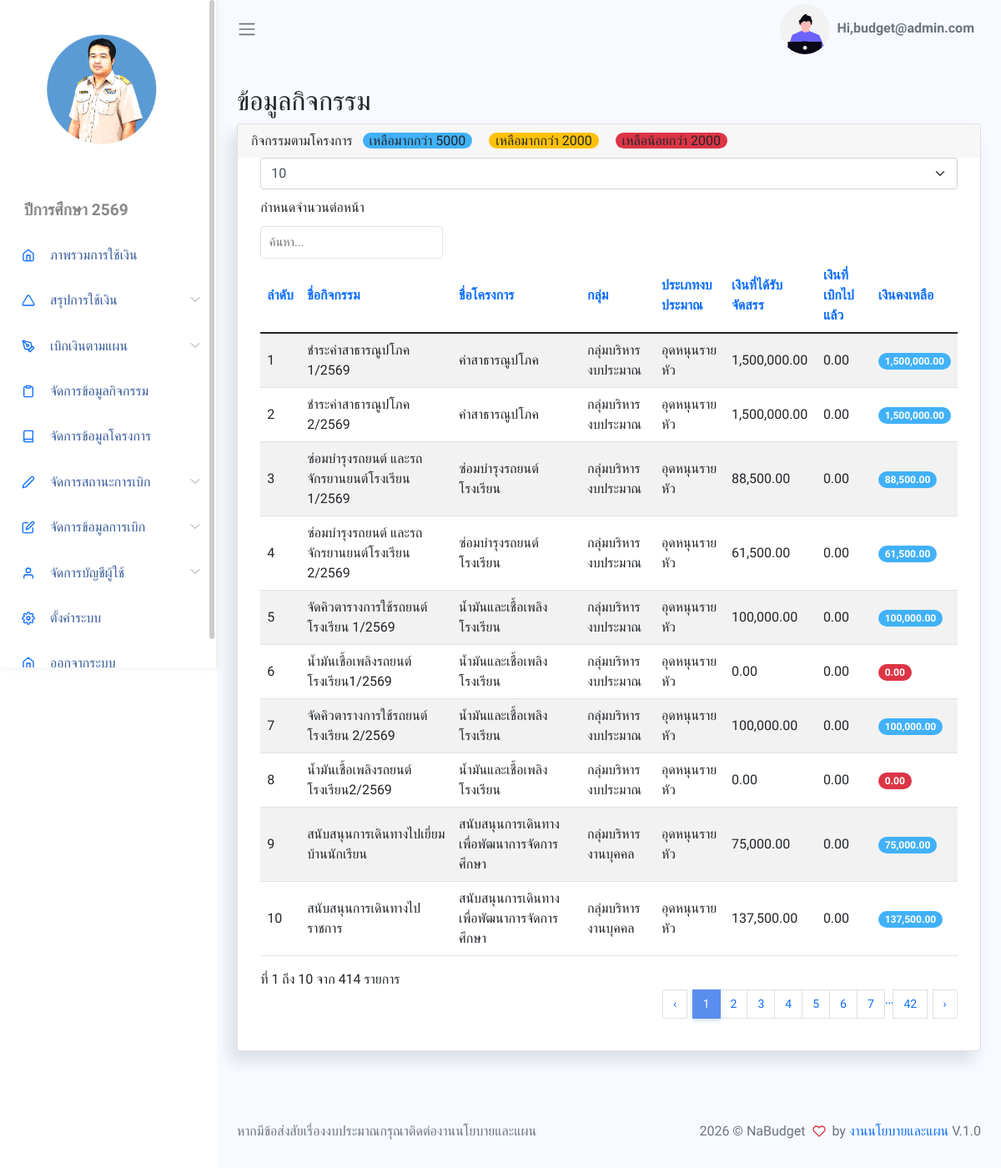
Screenshot of /App/Views/showActivity.php (signed in) with the database file from the repository.
### tables this page shows
CREATE TABLE `setting` (
  `set_id` int(1) NOT NULL,
  `sys_name` varchar(255) NOT NULL,
  `school_name` varchar(255) NOT NULL,
  `logo_url` varchar(255) NOT NULL,
  `title_name` varchar(255) NOT NULL,
  `year_name` varchar(255) NOT NULL,
  `dir_name` varchar(255) NOT NULL,
  `man_name` varchar(255) NOT NULL,
  `plan_name` varchar(255) NOT NULL,
  `menu_project` int(1) NOT NULL,
  `menu_activity` int(1) NOT NULL,
  `menu_payplan` int(1) NOT NULL,
  `created_at` datetime DEFAULT current_timestamp()
);

CREATE TABLE `activity` (
  `act_id` int(11) NOT NULL COMMENT 'รหัสกิจกรรม',
  `act_name` varchar(255) NOT NULL COMMENT 'ชื่อกิจกรรม',
  `pro_id` int(11) NOT NULL COMMENT 'รหัสโครงการfk',
  `bgt_id` int(11) NOT NULL COMMENT 'รหัสประเภทงบประมาณ',
  `act_money` decimal(12,2) NOT NULL COMMENT 'เงินที่ได้รับจัดสรร',
  `act_balance` decimal(12,2) NOT NULL COMMENT 'จำนวนเงินคงเหลือ',
  `act_user` varchar(100) NOT NULL COMMENT 'ผู้รับผิดชอบกิจกรรม',
  `create_by` int(11) NOT NULL,
  `create_at` datetime NOT NULL DEFAULT current_timestamp() COMMENT 'วันที่ทำรายการ'
);

CREATE TABLE `project` (
  `pro_id` int(11) NOT NULL COMMENT 'รหัสโครงการ',
  `pro_code` varchar(50) NOT NULL COMMENT 'เลขรหัสโครงการ',
  `pro_name` varchar(255) NOT NULL COMMENT 'ชื่อโครงการ',
  `pro_user` varchar(255) NOT NULL COMMENT 'ผู้รับผิดชอบโครงการ',
  `dep_id` int(11) NOT NULL COMMENT 'รหัสกลุ่ม',
  `man_id` int(11) NOT NULL COMMENT 'รหัสกลุ่มบริหาร',
  `create_at` datetime DEFAULT current_timestamp() COMMENT 'วดปเพิ่มข้อมูล'
);

CREATE TABLE `department` (
  `dep_id` int(11) NOT NULL COMMENT 'รหัสกลุ่ม',
  `dep_name` varchar(100) NOT NULL COMMENT 'ชื่อกลุ่ม',
  `dep_user` varchar(100) NOT NULL COMMENT 'ชื่อหัวหน้ากลุ่ม',
  `dep_pos` varchar(100) NOT NULL COMMENT 'ตำแหน่ง',
  `man_id` int(11) NOT NULL
);

CREATE TABLE `budgettype` (
  `bgt_id` int(11) NOT NULL,
  `bgt_name` varchar(150) NOT NULL COMMENT 'ชื่อประเภทงบประมาณ',
  `status` tinyint(1) UNSIGNED NOT NULL,
  `create_at` datetime NOT NULL DEFAULT current_timestamp()
);

### App/Views/showActivity.php (the view, shortened to what the rows shown need)
<?php
require_once BASE_PATH . "/App/Inc/header.php";
require_once BASE_PATH . "/App/Inc/sidebar.php";
?>
<div class="main-content container-fluid">
  <section class="section">
    <div class="card">
      <div class="card-body">
        <table class='table table-striped' id="table1">
          <thead>
            <tr>
              <th>ลำดับ</th>
              <th>ชื่อกิจกรรม</th>
              <th>ชื่อโครงการ</th>
              <th>กลุ่ม</th>
              <th>ประเภทงบประมาณ</th>
              <th>เงินที่ได้รับจัดสรร</th>
              <th>เงินที่เบิกไปแล้ว</th>
              <th>เงินคงเหลือ</th>
            </tr>
          </thead>
          <tbody>
            <form action="" method="get">
              <?php
              $activityObj = new Activity();
              $activitys = $activityObj->getAllActivitys();
              $pay = 0;
              foreach ($activitys as $activity) {
                echo "
									<td>{$activity['act_id']}</td>
                  <td>{$activity['act_name']}</td>
                  <td>{$activity['pro_name']}</td>
                  <td>{$activity['dep_name']}</td>
                  <td>{$activity['bgt_name']}</td>
                ";
                echo "<td>" . number_format($activity['act_money'], 2) . "</td>";
                if ($activity['act_money'] == $activity['act_balance']) {
                  $a = 0;
                } elseif ($activity['act_balance'] == 0) {
                  $pay += $activity['act_money'];
                  $a = $activity['act_money'];
                } elseif ($activity['act_balance'] < 0) {
                  $pay += $activity['act_money'] + abs($activity['act_balance']);
                  $a = $activity['act_money'] + abs($activity['act_balance']);
                } else {
                  $pay += $activity['act_balance'];
                  $a = $activity['act_money'] - $activity['act_balance'];
                }
                echo "<td>" . number_format($a, 2) . "</td>";
                if ($activity['act_balance'] >= 5000) {
                  echo "<td ><span class='badge bg-info round'>" . number_format($activity['act_balance'], 2) . "</span></td></tr>";
                } elseif ($activity['act_balance'] >= 2000) {
                  echo "<td ><span class='badge bg-warning round'>" . number_format($activity['act_balance'], 2) . "</span></td></tr>";
                } else {
                  echo "<td ><span class='badge bg-danger round'>" . number_format($activity['act_balance'], 2) . "</span></td></tr>";
                }
              }
              ?>
            </form>
          </tbody>
        </table>
      </div>
    </div>
  </section>
</div>
<?php require_once BASE_PATH . "/App/Inc/footer.php"; ?>

### App/Inc/sidebar.php (shortened to what the rows shown need)
<?php
$settingObj = new Setting();
$settings = $settingObj->getSetting();
?>
<body>
    <div id="app">
        <div id="sidebar" class='active'>
            <div class="sidebar-wrapper active">
                <div class="sidebar-header" style="text-align:center">
                    <img src="<?= BASE_URL . $settings['logo_url']?>" alt="" srcset="" style="width: 150px;height:150px;">
                </div>
                <div class="">
                    <ul class="menu">
                        <li class='sidebar-title'><?= htmlspecialchars($settings['year_name']) ?></li>
                        <li class="sidebar-item ">
                            <a href="<?= BASE_URL ?>/App/Views/showGroupCard.php" class='sidebar-link'>
                            </a>
                        </li>
                        <li class="sidebar-item  has-sub">
                            <a href="#" class='sidebar-link'>
                            </a>
                        </li>
                        <?php
                        if ($_SESSION['role'] <= 7) {
                            echo "
                            <li class='sidebar-item  has-sub'>
                                <a href='#' class='sidebar-link'>
                                    <i data-feather='pen-tool' width='20'></i>
                                    <span>เบิกเงินตามแผน</span>
                                </a>
                                <ul class='submenu '>
                                    <li>
                                        <a href='" . BASE_URL . "/App/Views/formPayPlan.php'>ใบคำขออนมุติใช้เงิน</a>
                                    </li>
                                    <li>
                                        <a href='" . BASE_URL . "/App/Views/showPayPlan.php'>ข้อมูลการเบิก</a>
                                    </li>
                                </ul>
                            </li>
                            <!-- <li class='sidebar-item'>
                                <a href='" . BASE_URL . "/document/แบบสรุปโครงการ2564.docx' class='sidebar-link'>
                                    <i data-feather='triangle' width='20'></i>
                                    <span>แบบสรุปโครงการปี 2564</span>
                                </a>
                            </li>
                            <li class='sidebar-item'>
                                <a href='https://drive.google.com/drive/folders/10lbb2oCK1EN5yT9p9R833f19MvhAm9VG?usp=sharing' class='sidebar-link'>
                                    <i data-feather='triangle' width='20'></i>
                                    <span>ประชุมจัดทำแผนปีการศึกษา 2566</span>
                                </a>
                            </li>
                            <li class='sidebar-item'>
                                <a href='#' class='sidebar-link'>
                                    <i data-feather='triangle' width='20'></i>
                                    <span>อัปโหลดไฟล์ประมาณการ</span>
                                </a>
                            </li> -->
                            <li class='sidebar-item'>
                                <a href='" . BASE_URL . "/App/Views/manageActivity.php' class='sidebar-link'>
                                    <i data-feather='clipboard' width='20'></i>
                                    <span>จัดการข้อมูลกิจกรรม</span>
                                </a>
                            </li>
                            ";
                        }
                        ?>
                        <?php
                        if ($_SESSION['role'] == 1) {
                            echo "
                                <li class='sidebar-item'>
                                    <a href='" . BASE_URL . "/App/Views/manageProject.php' class='sidebar-link'>
                                        <i data-feather='book' width='20'></i>
                                        <span>จัดการข้อมูลโครงการ</span>
                                    </a>
                                </li>
                                ";
                        }
                        ?>
                        <?php
                        if ($_SESSION['role'] <= 5) {
                            echo "
                                <li class='sidebar-item  has-sub'>
                                    <a href='#' class='sidebar-link'>
                                    <i data-feather='edit-2' width='20'></i>
                                    <span>จัดการสถานะการเบิก</span>
                                    </a>
                                    <ul class='submenu '>
                                    <li>
                                        <a href='" . BASE_URL . "/App/Views/showPayBill.php'>จัดการสถานะการเบิก</a>
                                    </li>
                                    <li>
                                        <a href='" . BASE_URL . "/App/Views/searchEditPayBill.php'>จัดการการจ่ายเงิน</a>
                                    </li>
                                    </ul>
                                </li>
                                ";
                        }
                        ?>
                        <?php
                        if ($_SESSION['role'] == 1) {
                            echo "
                                <li class='sidebar-item  has-sub'>
                                    <a href='#' class='sidebar-link'>
                                    </a>
                                        <a href='" . BASE_URL . "/App/Views/formPayPlan.php'>เพิ่มข้อมูลการเบิก</a>
                                        <a href='" . BASE_URL . "/App/Views/searchEditReport.php'>แก้ไขข้อมูลใบคำขอ</a>
                                        <a href='" . BASE_URL . "/App/Views/searchEditMoney.php'>แก้ยอดเงินเบิก</a>
                                        <a href='" . BASE_URL . "/App/Views/showGroupCard_admin.php'>ตรวจสอบยอดเงินรวม</a>
                                        <a href='" . BASE_URL . "/App/Views/showProject_admin.php'>ตรวจสอบยอดเงินโครงการ</a>
                                        <a href='" . BASE_URL . "/App/Views/showActivity_admin.php'>ตรวจสอบยอดเงินกิจกรรม</a>
                                        <a href='" . BASE_URL . "/App/Views/showProjectExcel.php' target='_blank'>Excel โครงการ</a>
                                        <a href='" . BASE_URL . "/App/Views/showActivityExcel.php' target='_blank'>Excel กิจกรรม</a>
                                        <a href='" . BASE_URL . "/App/Views/showPayPlanExcel.php' target='_blank'>Excel ข้อมูลการเบิก</a>
                                        <a href='" . BASE_URL . "/App/Views/reportBudget.php' target='_blank'>รายงานการใช้เงินตามแผนปฏิบัติการ</a>
                                </li>
                                ";
                        }
                        ?>
                        <?php
                        if ($_SESSION['role'] == 1) {
                            echo "
                                <li class='sidebar-item  has-sub'>
                                    <a href='#' class='sidebar-link'>
                                    <i data-feather='user' width='20'></i>
                                    <span>จัดการบัญชีผู้ใช้</span>
                                    </a>
                                    <ul class='submenu '>
                                        <li>
                                            <a href='" . BASE_URL . "/App/Auth/Views/showPerson.php'>ข้อมูลสมาชิก</a>
                                        </li>
                                        <li>
                                            <a href='" . BASE_URL . "/App/Auth/Views/addPerson.php'>เพิ่มสมาชิก</a>
                                        </li>
                                    </ul>
                                </li>
                                ";
                        }
                        ?>
                        <?php
                        if ($_SESSION['role'] == 1 && $_SESSION['id'] == 1) {
                            echo "
                                <li class='sidebar-item'>
                                    <a href='" . BASE_URL . "/App/Views/manageSetting.php' class='sidebar-link'>
                                    <i data-feather='settings' width='20'></i>
                                    <span>ตั้งค่าระบบ</span>
                                    </a>
                                </li>
                                ";
                        }
                        ?>
                        <li class="sidebar-item ">
                            <a href="#" data-toggle="modal" data-target="#logoutModal" class='sidebar-link'>
                            </a>
                        </li>
                    </ul>
                </div>
            </div>
        </div>
        <div id="main">

### App/Inc/footer.php (shortened to what the rows shown need)
<footer>
    <div class="footer clearfix mb-0 text-muted">
        <div class="float-right">
            <p>2026 &copy; <?= htmlspecialchars($settings['sys_name']) ?> <span class='text-danger'><i data-feather="heart"></i></span> by <a
                    href="#">งานนโยบายและแผน</a> V.1.0</p>
        </div>
    </div>
</footer>
</div>
</div>
</body>
</html>

### rows the page displays
setting: logo_url (picture), year_name "ปีการศึกษา 2569", sys_name "NaBudget"
activity: act_id "1", act_name "ชำระค่าสาธารณูปโภค 1/2569", pro.pro_name "ค่าสาธารณูปโภค", department.dep_name "กลุ่มบริหารงบประมาณ", bgt.bgt_name "อุดหนุนรายหัว", act_money "1,500,000.00", a "0.00", act_balance "1,500,000.00"
activity: act_id "2", act_name "ชำระค่าสาธารณูปโภค 2/2569", pro.pro_name "ค่าสาธารณูปโภค", department.dep_name "กลุ่มบริหารงบประมาณ", bgt.bgt_name "อุดหนุนรายหัว", act_money "1,500,000.00", a "0.00", act_balance "1,500,000.00"
activity: act_id "3", act_name "ซ่อมบำรุงรถยนต์ และรถจักรยานยนต์โรงเรียน 1/2569", pro.pro_name "ซ่อมบำรุงรถยนต์โรงเรียน", department.dep_name "กลุ่มบริหารงบประมาณ", bgt.bgt_name "อุดหนุนรายหัว", act_money "88,500.00", a "0.00", act_balance "88,500.00"
activity: act_id "4", act_name "ซ่อมบำรุงรถยนต์ และรถจักรยานยนต์โรงเรียน 2/2569", pro.pro_name "ซ่อมบำรุงรถยนต์โรงเรียน", department.dep_name "กลุ่มบริหารงบประมาณ", bgt.bgt_name "อุดหนุนรายหัว", act_money "61,500.00", a "0.00", act_balance "61,500.00"
activity: act_id "5", act_name "จัดคิวตารางการใช้รถยนต์โรงเรียน 1/2569", pro.pro_name "น้ำมันและเชื้อเพลิงโรงเรียน", department.dep_name "กลุ่มบริหารงบประมาณ", bgt.bgt_name "อุดหนุนรายหัว", act_money "100,000.00", a "0.00", act_balance "100,000.00"
activity: act_id "6", act_name "น้ำมันเชื้อเพลิงรถยนต์โรงเรียน1/2569", pro.pro_name "น้ำมันและเชื้อเพลิงโรงเรียน", department.dep_name "กลุ่มบริหารงบประมาณ", bgt.bgt_name "อุดหนุนรายหัว", act_money "0.00", act_balance "0.00"
activity: act_id "7", act_name "จัดคิวตารางการใช้รถยนต์โรงเรียน 2/2569", pro.pro_name "น้ำมันและเชื้อเพลิงโรงเรียน", department.dep_name "กลุ่มบริหารงบประมาณ", bgt.bgt_name "อุดหนุนรายหัว", act_money "100,000.00", a "0.00", act_balance "100,000.00"
activity: act_id "8", act_name "น้ำมันเชื้อเพลิงรถยนต์โรงเรียน2/2569", pro.pro_name "น้ำมันและเชื้อเพลิงโรงเรียน", department.dep_name "กลุ่มบริหารงบประมาณ", bgt.bgt_name "อุดหนุนรายหัว", act_money "0.00", act_balance "0.00"
activity: act_id "9", act_name "สนับสนุนการเดินทางไปเยี่ยมบ้านนักเรียน", pro.pro_name "สนับสนุนการเดินทางเพื่อพัฒนาการจัดการศึกษา", department.dep_name "กลุ่มบริหารงานบุคคล", bgt.bgt_name "อุดหนุนรายหัว", act_money "75,000.00", a "0.00", act_balance "75,000.00"
activity: act_id "10", act_name "สนับสนุนการเดินทางไปราชการ", pro.pro_name "สนับสนุนการเดินทางเพื่อพัฒนาการจัดการศึกษา", department.dep_name "กลุ่มบริหารงานบุคคล", bgt.bgt_name "อุดหนุนรายหัว", act_money "137,500.00", a "0.00", act_balance "137,500.00"

### other values shown
$_SESSION['username'] "budget@admin.com"
